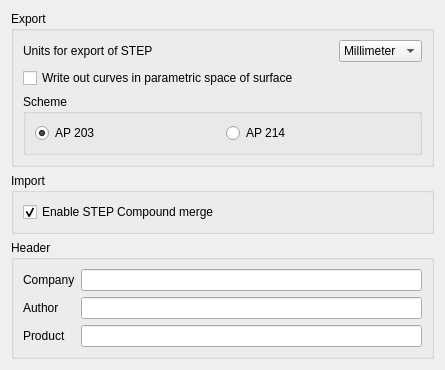
<?xml version="1.0" encoding="UTF-8"?>
<ui version="4.0">
 <class>PartGui::DlgImportExportStep</class>
 <widget class="QWidget" name="PartGui::DlgImportExportStep">
  <property name="geometry">
   <rect>
    <x>0</x>
    <y>0</y>
    <width>445</width>
    <height>323</height>
   </rect>
  </property>
  <property name="windowTitle">
   <string>STEP</string>
  </property>
  <layout class="QGridLayout" name="gridLayout_4">
   <item row="2" column="0">
    <widget class="QGroupBox" name="groupBoxHeader">
     <property name="title">
      <string>Header</string>
     </property>
     <layout class="QGridLayout" name="gridLayout_2">
      <item row="0" column="0">
       <widget class="QLabel" name="label_2">
        <property name="text">
         <string>Company</string>
        </property>
       </widget>
      </item>
      <item row="0" column="1">
       <widget class="QLineEdit" name="lineEditCompany"/>
      </item>
      <item row="1" column="0">
       <widget class="QLabel" name="label_3">
        <property name="text">
         <string>Author</string>
        </property>
       </widget>
      </item>
      <item row="1" column="1">
       <widget class="QLineEdit" name="lineEditAuthor"/>
      </item>
      <item row="2" column="0">
       <widget class="QLabel" name="label_4">
        <property name="text">
         <string>Product</string>
        </property>
       </widget>
      </item>
      <item row="2" column="1">
       <widget class="QLineEdit" name="lineEditProduct"/>
      </item>
     </layout>
    </widget>
   </item>
   <item row="0" column="0">
    <widget class="QGroupBox" name="groupBox">
     <property name="title">
      <string>Export</string>
     </property>
     <layout class="QGridLayout" name="gridLayout_3">
      <item row="0" column="2">
       <widget class="QComboBox" name="comboBoxUnits">
        <item>
         <property name="text">
          <string>Millimeter</string>
         </property>
        </item>
        <item>
         <property name="text">
          <string>Meter</string>
         </property>
        </item>
        <item>
         <property name="text">
          <string>Inch</string>
         </property>
        </item>
       </widget>
      </item>
      <item row="0" column="1">
       <spacer>
        <property name="orientation">
         <enum>Qt::Horizontal</enum>
        </property>
        <property name="sizeHint" stdset="0">
         <size>
          <width>40</width>
          <height>20</height>
         </size>
        </property>
       </spacer>
      </item>
      <item row="0" column="0">
       <widget class="QLabel" name="label">
        <property name="text">
         <string>Units for export of STEP</string>
        </property>
       </widget>
      </item>
      <item row="2" column="0" colspan="3">
       <widget class="QGroupBox" name="groupBox_2">
        <property name="title">
         <string>Scheme</string>
        </property>
        <layout class="QGridLayout" name="gridLayout">
         <item row="0" column="0">
          <widget class="QRadioButton" name="radioButtonAP203">
           <property name="text">
            <string notr="true">AP 203</string>
           </property>
           <property name="checked">
            <bool>true</bool>
           </property>
          </widget>
         </item>
         <item row="0" column="1">
          <widget class="QRadioButton" name="radioButtonAP214">
           <property name="text">
            <string notr="true">AP 214</string>
           </property>
          </widget>
         </item>
        </layout>
       </widget>
      </item>
      <item row="1" column="0" colspan="3">
       <widget class="QCheckBox" name="checkBoxPcurves">
        <property name="text">
         <string>Write out curves in parametric space of surface</string>
        </property>
       </widget>
      </item>
     </layout>
    </widget>
   </item>
   <item row="3" column="0">
    <spacer name="verticalSpacer">
     <property name="orientation">
      <enum>Qt::Vertical</enum>
     </property>
     <property name="sizeHint" stdset="0">
      <size>
       <width>20</width>
       <height>82</height>
      </size>
     </property>
    </spacer>
   </item>
   <item row="1" column="0">
    <widget class="QGroupBox" name="GroupBox2">
     <property name="title">
      <string>Import</string>
     </property>
     <layout class="QVBoxLayout" name="verticalLayout2">
      <item>
       <widget class="Gui::PrefCheckBox" name="checkBoxMergeCompound">
        <property name="toolTip">
         <string>If this is checked, no Compound merge will be done during file reading (slower but higher details).</string>
        </property>
        <property name="text">
         <string>Enable STEP Compound merge</string>
        </property>
        <property name="checked">
         <bool>true</bool>
        </property>
        <property name="prefEntry" stdset="0">
         <cstring>ReadShapeCompoundMode</cstring>
        </property>
        <property name="prefPath" stdset="0">
         <cstring>Mod/Import/hSTEP</cstring>
        </property>
       </widget>
      </item>
     </layout>
    </widget>
   </item>
  </layout>
 </widget>
 <customwidgets>
  <customwidget>
   <class>Gui::PrefCheckBox</class>
   <extends>QCheckBox</extends>
   <header>Gui/PrefWidgets.h</header>
  </customwidget>
 </customwidgets>
 <tabstops>
  <tabstop>comboBoxUnits</tabstop>
  <tabstop>checkBoxPcurves</tabstop>
  <tabstop>radioButtonAP203</tabstop>
  <tabstop>radioButtonAP214</tabstop>
  <tabstop>lineEditCompany</tabstop>
  <tabstop>lineEditAuthor</tabstop>
  <tabstop>lineEditProduct</tabstop>
 </tabstops>
 <resources/>
 <connections/>
</ui>
